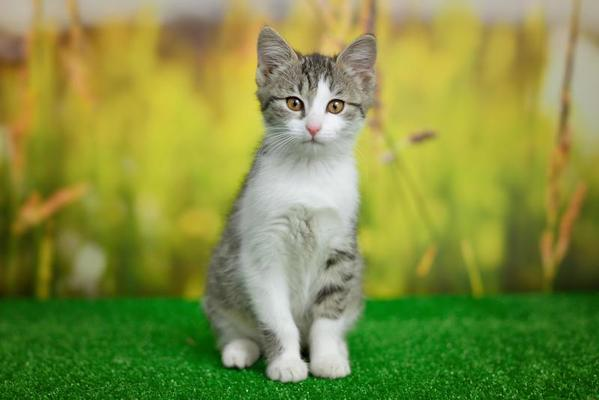
#> input picture Photos/cat.jpg, 599 x 400 px
$ python translate.py
#> lines starting #> are read from the running program, lines starting #| are printed output that depends on the picture
import cv2 as cv
import numpy as np

image= cv.imread('Photos/cat.jpg')
#> image is the input picture: shape (400, 599, 3); mean B, G, R 66, 142.6, 129.7

def translate(image, x, y):
#> called with x = -100, y = -100
    transMat= np.float32([[1,0,x], [0,1,y]])
    dimensions= (image.shape[1],  image.shape[0])
#> dimensions = (599, 400)
    return cv.warpAffine(image, transMat, dimensions)
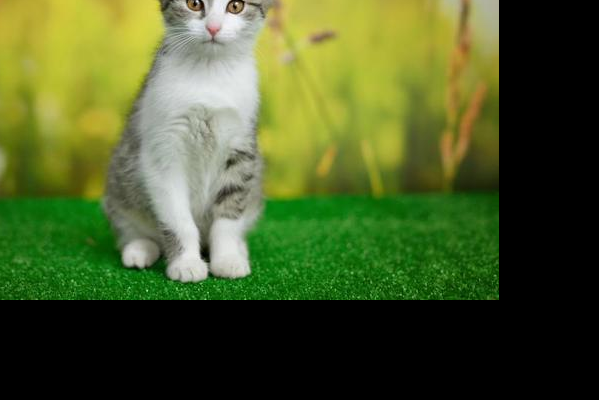
#> returned value: shape (400, 599, 3); mean of channels 0, 1, 2 40.5, 89.9, 74.6; drawn as B, G, R

# x= right, y= down
# -x= left, -y= up
translated= translate(image, -100, -100)
cv.imshow('Translated', translated)
#cv.waitKey(0)

#Rotation
def rotate(image, angle, rotPoint=None):
#> called with angle = -45
    (height, width)= image.shape[:2]
#> height = 400; width = 599
    if rotPoint is None:
        rotPoint= (width//2, height//2)
#> rotPoint = (299, 200)
    rotMat= cv.getRotationMatrix2D(rotPoint, angle, 1.0)
    dimensions= (width, height)
#> dimensions = (599, 400)

    return cv.warpAffine(image, rotMat, dimensions)
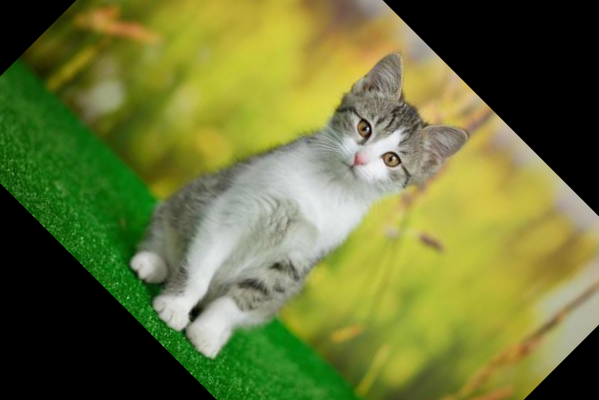
#> returned value: shape (400, 599, 3); mean of channels 0, 1, 2 56.1, 116, 106.8; drawn as B, G, R

rotated= rotate(image, -45)
cv.imshow('Rotated', rotated)

rotated_rotate= rotate(rotated, -45)
#> call 2 of rotate, with angle = -45
#> in rotate (call 2), `return cv.warpAffine(image, rotMat, dimensions)`:
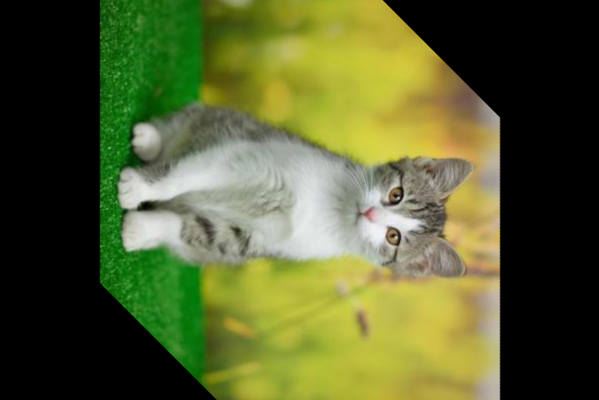
#> returned value: shape (400, 599, 3); mean of channels 0, 1, 2 48.1, 94.6, 86.7; drawn as B, G, R
cv.imshow('Rotated Rotated', rotated_rotate)
cv.waitKey(0)

$ run again, with Photos/mul.jpg copied over Photos/cat.jpg
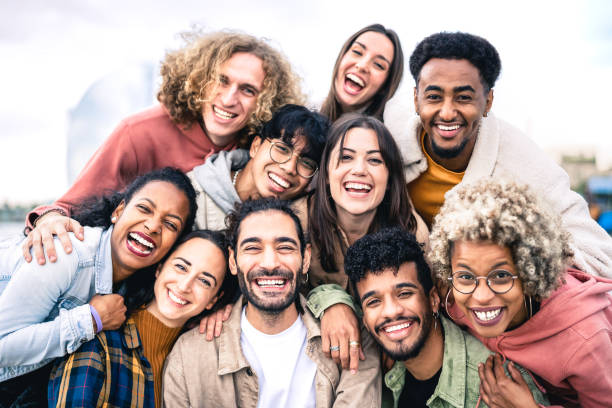
#> input picture Photos/mul.jpg, 612 x 408 px
#> image is the input picture: shape (408, 612, 3); mean B, G, R 156.2, 161.2, 181.9
#> in rotate, `return cv.warpAffine(image, rotMat, dimensions)`:
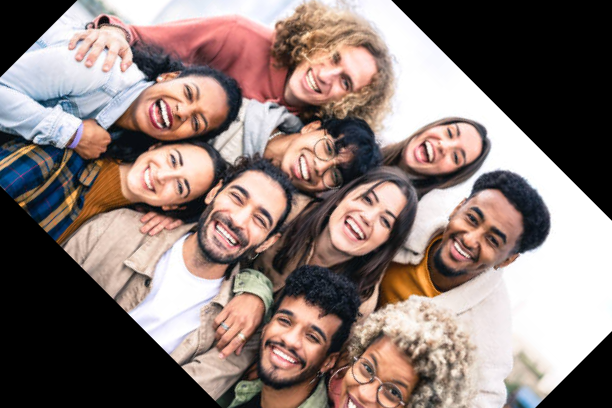
#> returned value: shape (408, 612, 3); mean of channels 0, 1, 2 116, 120.9, 137.5; drawn as B, G, R
#> in rotate (call 2), `return cv.warpAffine(image, rotMat, dimensions)`:
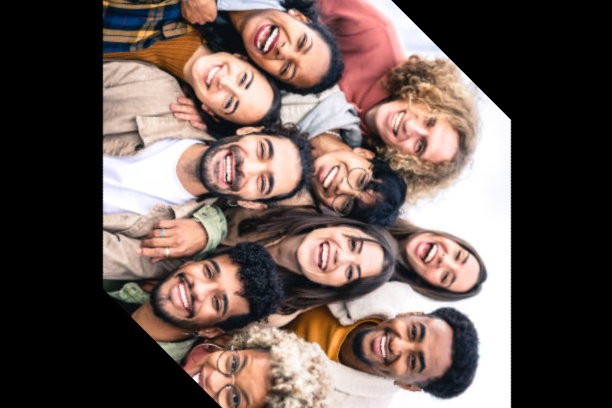
#> returned value: shape (408, 612, 3); mean of channels 0, 1, 2 81.1, 86.5, 102.4; drawn as B, G, R

$ run again, with Photos/my.jpg copied over Photos/cat.jpg
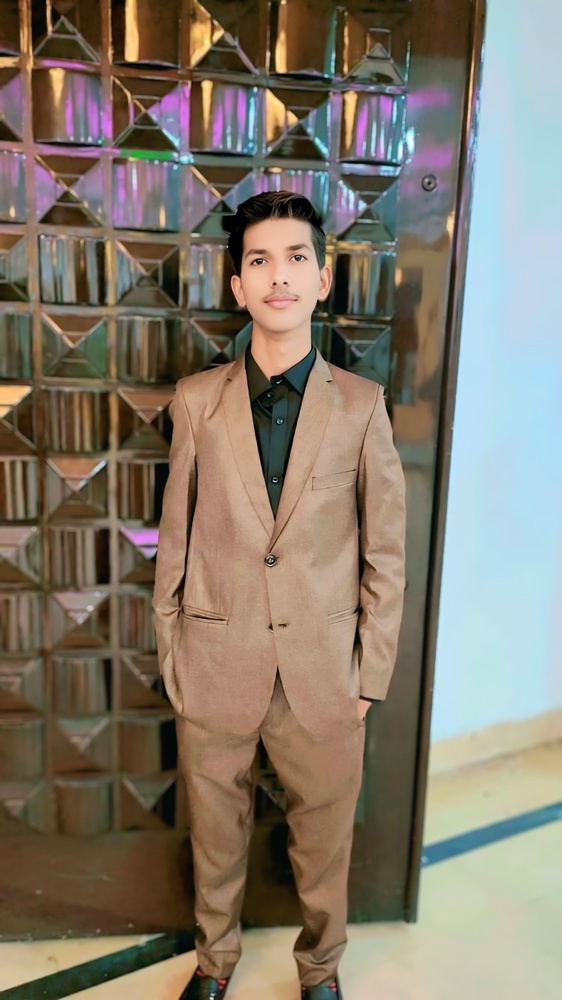
#> input picture Photos/my.jpg, 562 x 1000 px, shrunk from 1755 x 3120 before the run
#> image is the input picture: shape (1000, 562, 3); mean B, G, R 107.6, 121.5, 130.8
#> in rotate, `return cv.warpAffine(image, rotMat, dimensions)`:
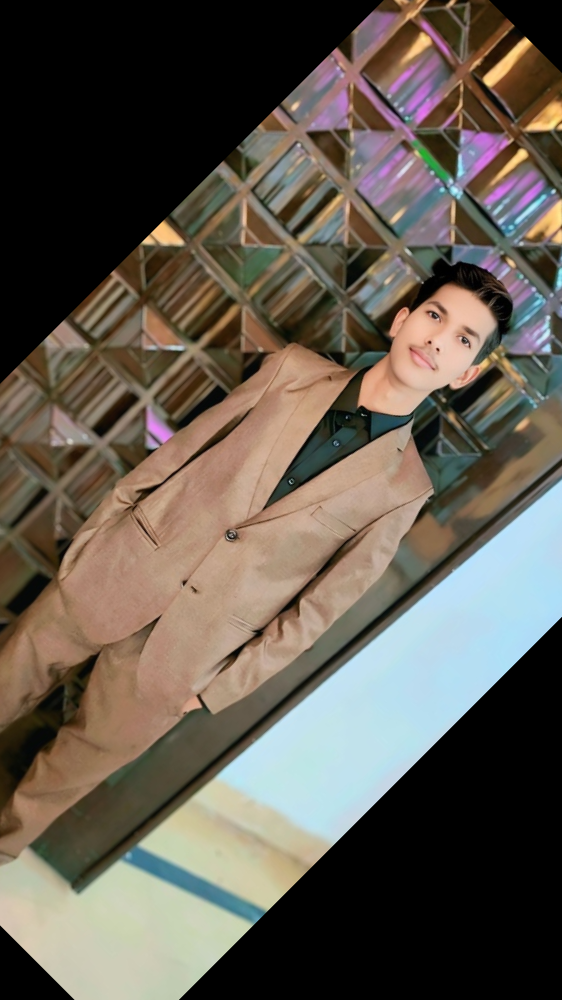
#> returned value: shape (1000, 562, 3); mean of channels 0, 1, 2 80.4, 90.9, 98.8; drawn as B, G, R
#> in rotate (call 2), `return cv.warpAffine(image, rotMat, dimensions)`:
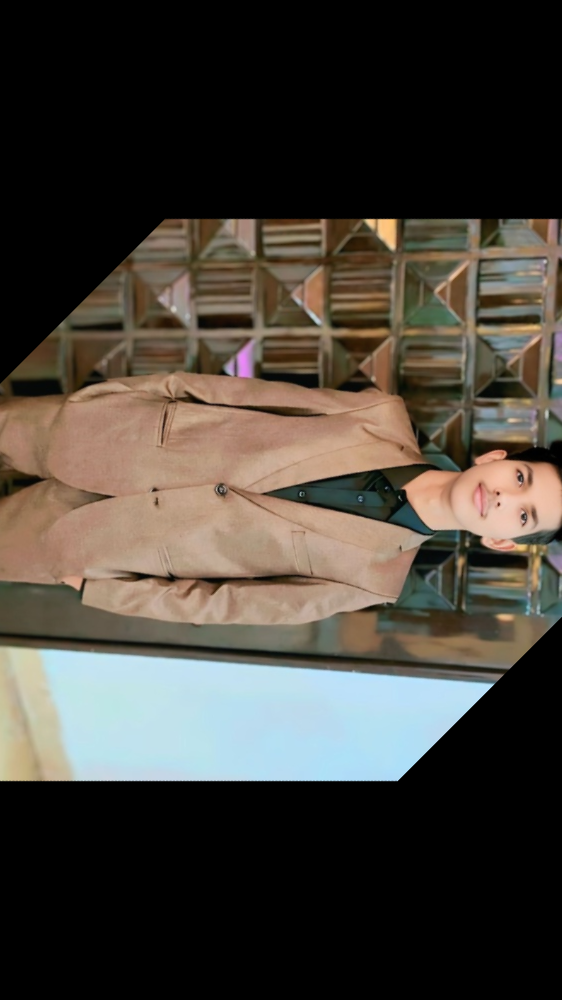
#> returned value: shape (1000, 562, 3); mean of channels 0, 1, 2 57.8, 65.3, 70.9; drawn as B, G, R
